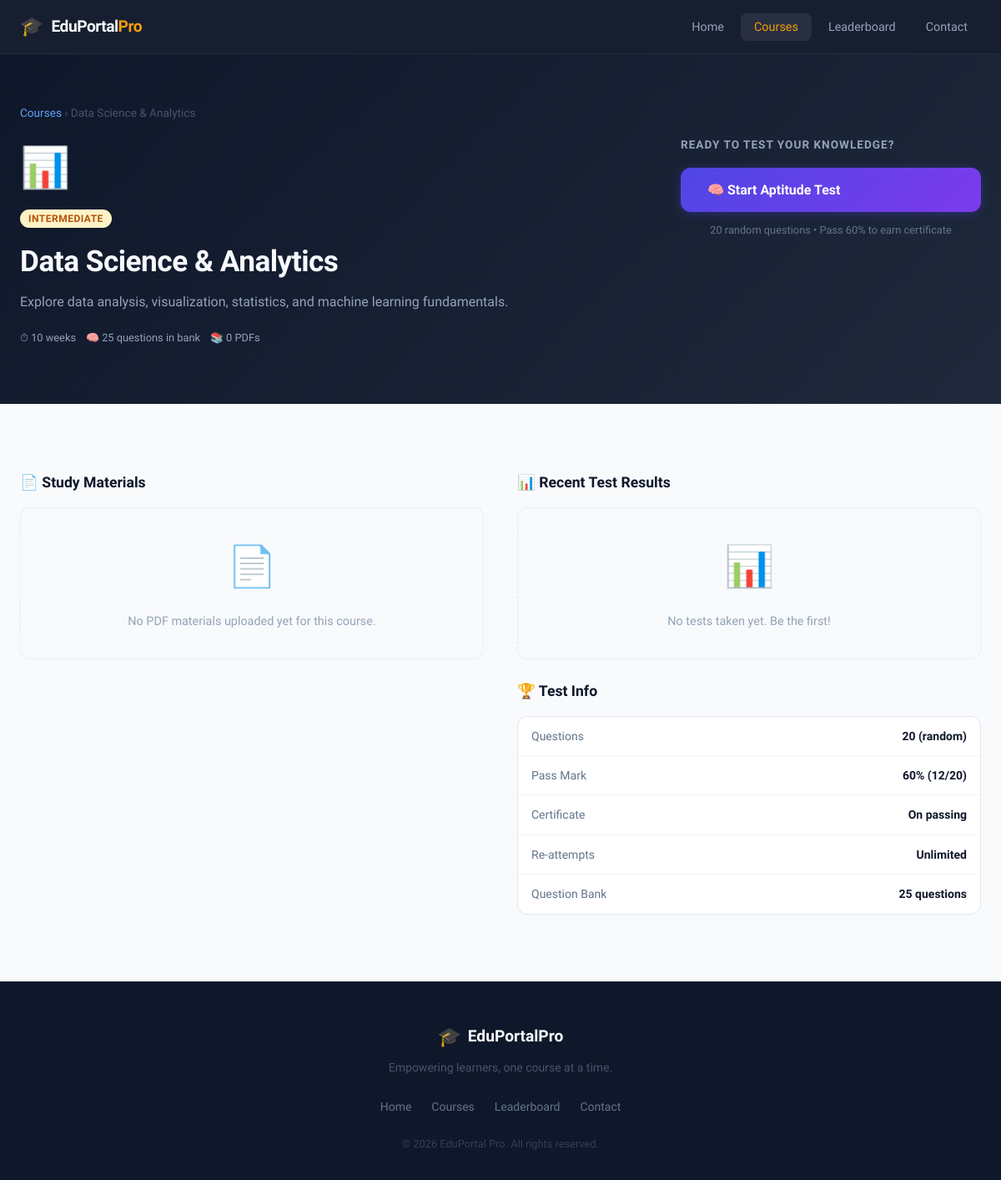
Page /courses/3/ on the committed database.
### students/models.py (models this page shows, shortened)
class Course(models.Model):
    title = models.CharField(max_length=200)
    description = models.TextField()
    subject = models.CharField(max_length=100)
    duration = models.CharField(max_length=50, default="4 weeks")
    level = models.CharField(max_length=50, choices=[
        ('Beginner', 'Beginner'),
        ('Intermediate', 'Intermediate'),
        ('Advanced', 'Advanced'),
    ], default='Beginner')
    icon = models.CharField(max_length=10, default='📚')
    color = models.CharField(max_length=30, default='#4f46e5')
    created_at = models.DateTimeField(auto_now_add=True)

### students/views.py (the view)
# urls.py: path('courses/<int:course_id>/', views.course_detail, name='course_detail'),
def course_detail(request, course_id):
    course = get_object_or_404(Course, id=course_id)
    materials = course.materials.all()
    question_count = course.questions.count()
    results = course.results.order_by('-taken_at')[:5]
    return render(request, 'course_detail.html', {
        'course': course,
        'materials': materials,
        'question_count': question_count,
        'recent_results': results,
    })

### students/templates/course_detail.html (shortened to what this page needs)
{% extends 'base.html' %}
{% block nav_courses %}active{% endblock %}
{% block content %}
<div class="page-hero" style="--course-color: {{ course.color }}">
    <div class="container">
        <div class="breadcrumb">
            <a href="{% url 'courses' %}">Courses</a> <span>›</span> {{ course.title }}
        </div>
        <div class="course-hero-inner">
            <div>
                <div class="course-icon-lg">{{ course.icon }}</div>
                <span class="course-level level-{{ course.level|lower }}">{{ course.level }}</span>
                <h1 class="page-title" style="margin-top:12px">{{ course.title }}</h1>
                <p class="page-subtitle">{{ course.description }}</p>
                <div class="course-meta" style="margin-top:20px">
                    <span>⏱ {{ course.duration }}</span>
                    <span>🧠 {{ question_count }} questions in bank</span>
                    <span>📚 {{ materials|length }} PDF{{ materials|length|pluralize }}</span>
                </div>
            </div>
            <div class="course-action-box">
                <div class="action-box-title">Ready to Test Your Knowledge?</div>
                {% if question_count >= 5 %}
                <a href="{% url 'start_test' course.id %}" class="btn btn-primary btn-lg" style="width:100%;text-align:center">
                    🧠 Start Aptitude Test
                </a>
                <p class="action-box-note">20 random questions • Pass 60% to earn certificate</p>
                {% else %}
                <div class="action-box-warn">
                    ⚠️ Not enough questions yet. Admin needs to add more questions to enable tests.
                </div>
                {% endif %}
            </div>
        </div>
    </div>
</div>
<section class="section-pad">
    <div class="container">
        <div class="two-col">
            <div>
                <h2 class="section-heading">📄 Study Materials</h2>
                {% if materials %}
                <div class="materials-list">
                    {% for mat in materials %}
                    <div class="material-card">
                        <div class="material-icon">📕</div>
                        <div class="material-info">
                            <div class="material-title">{{ mat.title }}</div>
                            {% if mat.description %}
                            <div class="material-desc">{{ mat.description }}</div>
                            {% endif %}
                            <div class="material-date">Added {{ mat.uploaded_at|date:"M d, Y" }}</div>
                        </div>
                        <div class="material-actions">
                            <a href="{% url 'view_pdf' mat.id %}" class="btn btn-outline btn-xs" target="_blank">👁 Read</a>
                            <a href="{% url 'download_pdf' mat.id %}" class="btn btn-primary btn-xs">⬇ Download</a>
                        </div>
                    </div>
                    {% endfor %}
                </div>
                {% else %}
                <div class="empty-state empty-sm">
                    <div class="empty-icon">📄</div>
                    <p>No PDF materials uploaded yet for this course.</p>
                </div>
                {% endif %}
            </div>
            <div>
                <h2 class="section-heading">📊 Recent Test Results</h2>
                {% if recent_results %}
                <div class="results-list">
                    {% for result in recent_results %}
                    <div class="result-row {% if result.passed %}result-pass{% else %}result-fail{% endif %}">
                        <div class="result-name">{{ result.student_name }}</div>
                        <div class="result-score">{{ result.score }}/{{ result.total_questions }}</div>
                        <div class="result-pct">{{ result.percentage|floatformat:1 }}%</div>
                        <div class="result-badge {% if result.passed %}badge-pass{% else %}badge-fail{% endif %}">
                            {% if result.passed %}✅ Passed{% else %}❌ Failed{% endif %}
                        </div>
                    </div>
                    {% endfor %}
                </div>
                {% else %}
                <div class="empty-state empty-sm">
                    <div class="empty-icon">📊</div>
                    <p>No tests taken yet. Be the first!</p>
                </div>
                {% endif %}
                <div style="margin-top:24px">
                    <h2 class="section-heading">🏆 Test Info</h2>
                    <div class="info-box">
                        <div class="info-item"><span>Questions</span><strong>20 (random)</strong></div>
                        <div class="info-item"><span>Pass Mark</span><strong>60% (12/20)</strong></div>
                        <div class="info-item"><span>Certificate</span><strong>On passing</strong></div>
                        <div class="info-item"><span>Re-attempts</span><strong>Unlimited</strong></div>
                        <div class="info-item"><span>Question Bank</span><strong>{{ question_count }} questions</strong></div>
                    </div>
                </div>
            </div>
        </div>
    </div>
</section>
{% endblock %}

### static/css/main.css (style rules this page uses)
*, *::before, *::after { box-sizing: border-box; margin: 0; padding: 0; }
html { scroll-behavior: smooth; }
body { font-family: 'Sora', sans-serif; background: #f8fafc; color: #1e293b; line-height: 1.6; min-height: 100vh; }
a { text-decoration: none; color: inherit; }
:root { --primary: #4f46e5; --primary-dark: #3730a3; --accent: #f59e0b; --surface: #fff; --border: #e2e8f0; --muted: #94a3b8; --text: #0f172a; --radius: 12px; --shadow: 0 4px 24px rgba(0,0,0,0.08); }
.btn { display: inline-flex; align-items: center; gap: 6px; padding: 10px 22px; border-radius: 10px; font-family: inherit; font-size: 0.95rem; font-weight: 600; cursor: pointer; border: none; transition: all 0.2s; text-decoration: none; }
.btn-primary { background: linear-gradient(135deg, #4f46e5, #7c3aed); color: #fff; box-shadow: 0 2px 12px rgba(79,70,229,0.35); }
.btn-lg { padding: 14px 32px; font-size: 1rem; border-radius: 12px; }
.container { max-width: 1200px; margin: 0 auto; padding: 0 24px; }
.section-pad { padding: 80px 0; }
.two-col { display: grid; grid-template-columns: 1fr 1fr; gap: 40px; }
.section-heading { font-size: 1.1rem; font-weight: 700; color: #0f172a; margin-bottom: 16px; }
.course-icon-lg { font-size: 3rem; margin-bottom: 8px; display: block; }
.course-level { font-size: 0.75rem; font-weight: 600; padding: 4px 10px; border-radius: 20px; text-transform: uppercase; letter-spacing: 0.5px; }
.level-intermediate { background: #fef3c7; color: #b45309; }
.course-meta { display: flex; gap: 12px; flex-wrap: wrap; font-size: 0.8rem; color: #94a3b8; margin-bottom: 20px; }
.page-hero { background: linear-gradient(135deg, #0f172a 0%, #1e293b 100%); padding: 60px 0 48px; }
.page-title { font-size: 2.2rem; font-weight: 800; color: #f8fafc; margin-bottom: 8px; letter-spacing: -0.5px; }
.page-subtitle { color: #94a3b8; font-size: 1rem; }
.breadcrumb { color: #475569; font-size: 0.85rem; margin-bottom: 16px; }
.breadcrumb a { color: #60a5fa; }
.course-hero-inner { display: grid; grid-template-columns: 1fr 360px; gap: 40px; align-items: start; }
.action-box-title { color: #94a3b8; font-size: 0.85rem; font-weight: 600; text-transform: uppercase; letter-spacing: 1px; margin-bottom: 16px; }
.action-box-note { color: #64748b; font-size: 0.8rem; text-align: center; margin-top: 12px; }
.info-box { background: #fff; border: 1px solid var(--border); border-radius: 12px; overflow: hidden; }
.info-item { display: flex; justify-content: space-between; align-items: center; padding: 12px 16px; border-bottom: 1px solid #f1f5f9; font-size: 0.875rem; }
.info-item:last-child { border-bottom: none; }
.info-item span { color: #64748b; }
.info-item strong { color: #0f172a; }
.empty-state { text-align: center; padding: 60px 20px; }
.empty-state.empty-sm { padding: 32px 20px; background: #f8fafc; border-radius: 12px; border: 1px dashed var(--border); }
.empty-icon { font-size: 3rem; margin-bottom: 16px; }
.empty-state p { color: #94a3b8; font-size: 0.9rem; }
body { display: flex; flex-direction: column; }

### rows in the picture
Course: title "Data Science & Analytics", icon "📊", level "INTERMEDIATE", description "Explore data analysis, visualization, statistics, and machine learning fundamentals.", duration "10 weeks"

### other values in the picture
{{ question_count }} "25"
{{ materials|length }} "0"
